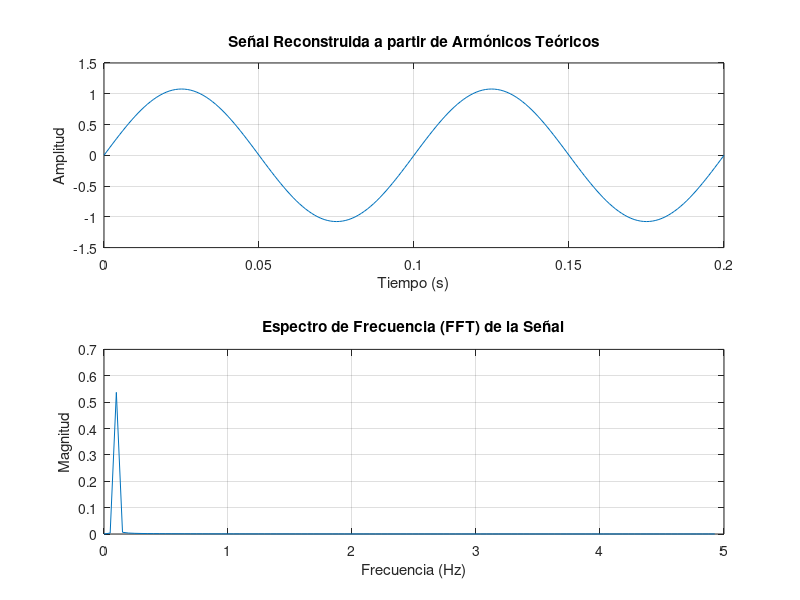

Recreate this plot in MATLAB.
% Definir parámetros de la señal
T = 0.1;  % Periodo de la señal (en segundos)
f = 1/T;  % Frecuencia fundamental (en Hz)

% Amplitudes de los armónicos proporcionadas
A1 = 1.077;  % Armónico 1
A5 = 0;      % Armónico 5
A7 = 0;      % Armónico 7
A9 = 0;      % Armónico 9
A11 = 0;     % Armónico 11

% Componente de corriente continua (DC)
DC = 0;

% Definir el tiempo
t = 0:T/100:2*T;  % 2 períodos de la señal con 100 muestras por período

% Reconstrucción de la señal a partir de los armónicos
V1 = A1 * sin(2 * pi * f * t);      % Primer armónico (fundamental)
V5 = A5 * sin(2 * pi * 5 * f * t);  % Quinto armónico
V7 = A7 * sin(2 * pi * 7 * f * t);  % Séptimo armónico
V9 = A9 * sin(2 * pi * 9 * f * t);  % Noveno armónico
V11 = A11 * sin(2 * pi * 11 * f * t); % Undécimo armónico

% Señal reconstruida sumando todos los armónicos y el componente DC
VT = V1 + V5 + V7 + V9 + V11 + DC;

% Graficar la señal reconstruida en el dominio del tiempo
figure;
subplot(2,1,1);  % Subgráfico para la señal en el dominio del tiempo
plot(t, VT);
title('Señal Reconstruida a partir de Armónicos Teóricos');
xlabel('Tiempo (s)');
ylabel('Amplitud');
grid on;

% Aplicar la FFT a la señal
N = length(VT);  % Número de puntos en la señal
f_fft = fft(VT);  % Calcular la FFT

% Calcular las frecuencias correspondientes
f_rec = (0:N-1)*(1/T)/N;  % Vector de frecuencias

% Magnitud de la FFT
mag_f_fft = abs(f_fft)/N;

% Graficar la FFT en el dominio de la frecuencia
subplot(2,1,2);  % Subgráfico para la FFT
f_half = floor(N/2); % Asegurarse de que N/2 sea un entero
plot(f_rec(1:f_half), mag_f_fft(1:f_half)); % Graficar solo las frecuencias positivas
title('Espectro de Frecuencia (FFT) de la Señal');
xlabel('Frecuencia (Hz)');
ylabel('Magnitud');
grid on;
